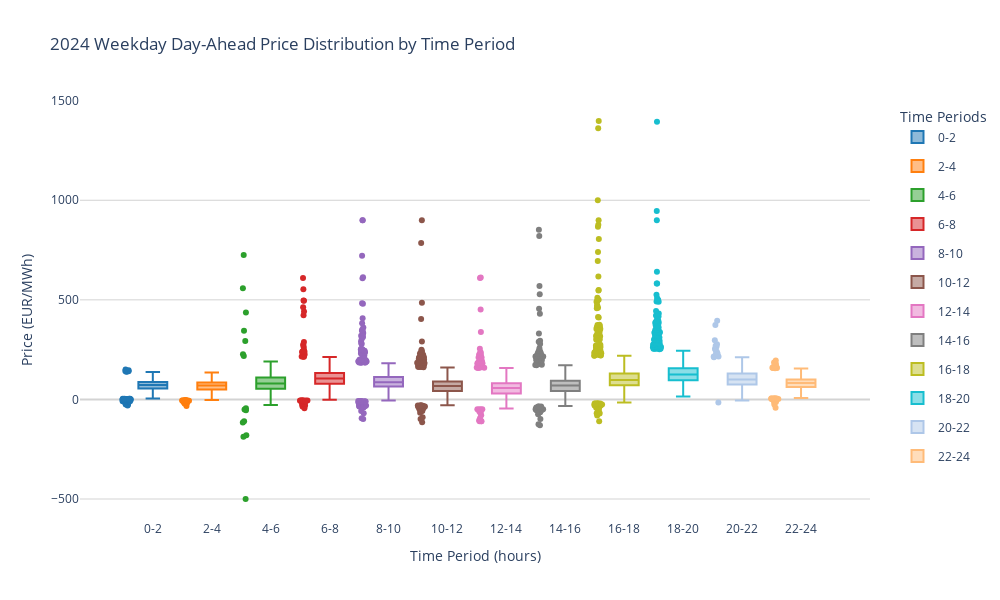

The cell this chart's notebook holds for it:
### Code cell
# exclude all weekend from all dataframes
# First, filter out weekends from the original dataframe
da_price['is_weekend'] = da_price['datetime'].dt.dayofweek.isin([5, 6])  # 5=Saturday, 6=Sunday
da_price_weekday = da_price[~da_price['is_weekend']]

# Create new dataframes for each time period, excluding weekends
time_periods = [
    (da_price_weekday[da_price_weekday['hour'].isin([0, 1])], '0-2'),
    (da_price_weekday[da_price_weekday['hour'].isin([2, 3])], '2-4'),
    (da_price_weekday[da_price_weekday['hour'].isin([4, 5])], '4-6'),
    (da_price_weekday[da_price_weekday['hour'].isin([6, 7])], '6-8'),
    (da_price_weekday[da_price_weekday['hour'].isin([8, 9])], '8-10'),
    (da_price_weekday[da_price_weekday['hour'].isin([10, 11])], '10-12'),
    (da_price_weekday[da_price_weekday['hour'].isin([12, 13])], '12-14'),
    (da_price_weekday[da_price_weekday['hour'].isin([14, 15])], '14-16'),
    (da_price_weekday[da_price_weekday['hour'].isin([16, 17])], '16-18'),
    (da_price_weekday[da_price_weekday['hour'].isin([18, 19])], '18-20'),
    (da_price_weekday[da_price_weekday['hour'].isin([20, 21])], '20-22'),
    (da_price_weekday[da_price_weekday['hour'].isin([22, 23])], '22-24')
]

# Extract labels
time_periods_labels = [label for _, label in time_periods]

# Create box plot
fig = go.Figure()

# Define colors
colors = ['#1f77b4', '#ff7f0e', '#2ca02c', '#d62728', '#9467bd', '#8c564b',
          '#e377c2', '#7f7f7f', '#bcbd22', '#17becf', '#aec7e8', '#ffbb78']

# Add each time period's box plot
for (df, label), color in zip(time_periods, colors):
    fig.add_trace(
        go.Box(
            y=df['da_price'],
            name=label,
            boxpoints='outliers',
            jitter=0.3,
            pointpos=-1.8,
            marker_color=color,
            showlegend=True,
            legendgroup=label,
            hovertemplate=(
                f"Time Period: {label}<br>" +
                "Price: %{y:.2f} EUR/MWh<br>" +
                "<extra></extra>"
            )
        )
    )

# Update layout
fig.update_layout(
    title='2024 Weekday Day-Ahead Price Distribution by Time Period',  # Updated title
    yaxis_title='Price (EUR/MWh)',
    xaxis_title='Time Period (hours)',
    height=600,
    width=1000,
    xaxis=dict(
        type='category',
        tickmode='array',
        ticktext=time_periods_labels,
    ),
    yaxis=dict(
        zeroline=True,
        zerolinewidth=2,
        zerolinecolor='LightGray',
        gridcolor='LightGray'
    ),
    plot_bgcolor='white',
    showlegend=True,
    legend=dict(
        title="Time Periods",
        yanchor="top",
        y=0.99,
        xanchor="right",
        x=1.15,
        bgcolor='rgba(255, 255, 255, 0.8)'
    )
)

# Show the plot
fig.show()

fig.write_html("../../data/analysis/visuals/2024_day_ahead_price_distribution_2h_weekday_only.html")

### Figure 1 — Plotly figure (JSON) as saved in the notebook; plotly's stock layout.template omitted (floating-point values rounded to 4 significant figures; data arrays with more than 128 entries replaced by an {"elided": "..."} marker saying what was removed)
{"data": [{"boxpoints": "outliers", "hovertemplate": "Time Period: 0-2<br>Price: %{y:.2f} EUR/MWh<br><extra></extra>", "jitter": 0.3, "legendgroup": "0-2", "marker": {"color": "#1f77b4"}, "name": "0-2", "pointpos": -1.8, "showlegend": true, "type": "box", "y": {"elided": "2096 float values"}}, {"boxpoints": "outliers", "hovertemplate": "Time Period: 2-4<br>Price: %{y:.2f} EUR/MWh<br><extra></extra>", "jitter": 0.3, "legendgroup": "2-4", "marker": {"color": "#ff7f0e"}, "name": "2-4", "pointpos": -1.8, "showlegend": true, "type": "box", "y": {"elided": "2096 float values"}}, {"boxpoints": "outliers", "hovertemplate": "Time Period: 4-6<br>Price: %{y:.2f} EUR/MWh<br><extra></extra>", "jitter": 0.3, "legendgroup": "4-6", "marker": {"color": "#2ca02c"}, "name": "4-6", "pointpos": -1.8, "showlegend": true, "type": "box", "y": {"elided": "2096 float values"}}, {"boxpoints": "outliers", "hovertemplate": "Time Period: 6-8<br>Price: %{y:.2f} EUR/MWh<br><extra></extra>", "jitter": 0.3, "legendgroup": "6-8", "marker": {"color": "#d62728"}, "name": "6-8", "pointpos": -1.8, "showlegend": true, "type": "box", "y": {"elided": "2096 float values"}}, {"boxpoints": "outliers", "hovertemplate": "Time Period: 8-10<br>Price: %{y:.2f} EUR/MWh<br><extra></extra>", "jitter": 0.3, "legendgroup": "8-10", "marker": {"color": "#9467bd"}, "name": "8-10", "pointpos": -1.8, "showlegend": true, "type": "box", "y": {"elided": "2096 float values"}}, {"boxpoints": "outliers", "hovertemplate": "Time Period: 10-12<br>Price: %{y:.2f} EUR/MWh<br><extra></extra>", "jitter": 0.3, "legendgroup": "10-12", "marker": {"color": "#8c564b"}, "name": "10-12", "pointpos": -1.8, "showlegend": true, "type": "box", "y": {"elided": "2096 float values"}}, {"boxpoints": "outliers", "hovertemplate": "Time Period: 12-14<br>Price: %{y:.2f} EUR/MWh<br><extra></extra>", "jitter": 0.3, "legendgroup": "12-14", "marker": {"color": "#e377c2"}, "name": "12-14", "pointpos": -1.8, "showlegend": true, "type": "box", "y": {"elided": "2096 float values"}}, {"boxpoints": "outliers", "hovertemplate": "Time Period: 14-16<br>Price: %{y:.2f} EUR/MWh<br><extra></extra>", "jitter": 0.3, "legendgroup": "14-16", "marker": {"color": "#7f7f7f"}, "name": "14-16", "pointpos": -1.8, "showlegend": true, "type": "box", "y": {"elided": "2096 float values"}}, {"boxpoints": "outliers", "hovertemplate": "Time Period: 16-18<br>Price: %{y:.2f} EUR/MWh<br><extra></extra>", "jitter": 0.3, "legendgroup": "16-18", "marker": {"color": "#bcbd22"}, "name": "16-18", "pointpos": -1.8, "showlegend": true, "type": "box", "y": {"elided": "2096 float values"}}, {"boxpoints": "outliers", "hovertemplate": "Time Period: 18-20<br>Price: %{y:.2f} EUR/MWh<br><extra></extra>", "jitter": 0.3, "legendgroup": "18-20", "marker": {"color": "#17becf"}, "name": "18-20", "pointpos": -1.8, "showlegend": true, "type": "box", "y": {"elided": "2096 float values"}}, {"boxpoints": "outliers", "hovertemplate": "Time Period: 20-22<br>Price: %{y:.2f} EUR/MWh<br><extra></extra>", "jitter": 0.3, "legendgroup": "20-22", "marker": {"color": "#aec7e8"}, "name": "20-22", "pointpos": -1.8, "showlegend": true, "type": "box", "y": {"elided": "2096 float values"}}, {"boxpoints": "outliers", "hovertemplate": "Time Period: 22-24<br>Price: %{y:.2f} EUR/MWh<br><extra></extra>", "jitter": 0.3, "legendgroup": "22-24", "marker": {"color": "#ffbb78"}, "name": "22-24", "pointpos": -1.8, "showlegend": true, "type": "box", "y": {"elided": "2096 float values"}}], "layout": {"height": 600, "legend": {"bgcolor": "rgba(255, 255, 255, 0.8)", "title": {"text": "Time Periods"}, "x": 1.15, "xanchor": "right", "y": 0.99, "yanchor": "top"}, "plot_bgcolor": "white", "showlegend": true, "title": {"text": "2024 Weekday Day-Ahead Price Distribution by Time Period"}, "width": 1000, "xaxis": {"tickmode": "array", "ticktext": ["0-2", "2-4", "4-6", "6-8", "8-10", "10-12", "12-14", "14-16", "16-18", "18-20", "20-22", "22-24"], "title": {"text": "Time Period (hours)"}, "type": "category"}, "yaxis": {"gridcolor": "LightGray", "title": {"text": "Price (EUR/MWh)"}, "zeroline": true, "zerolinecolor": "LightGray", "zerolinewidth": 2}}}
